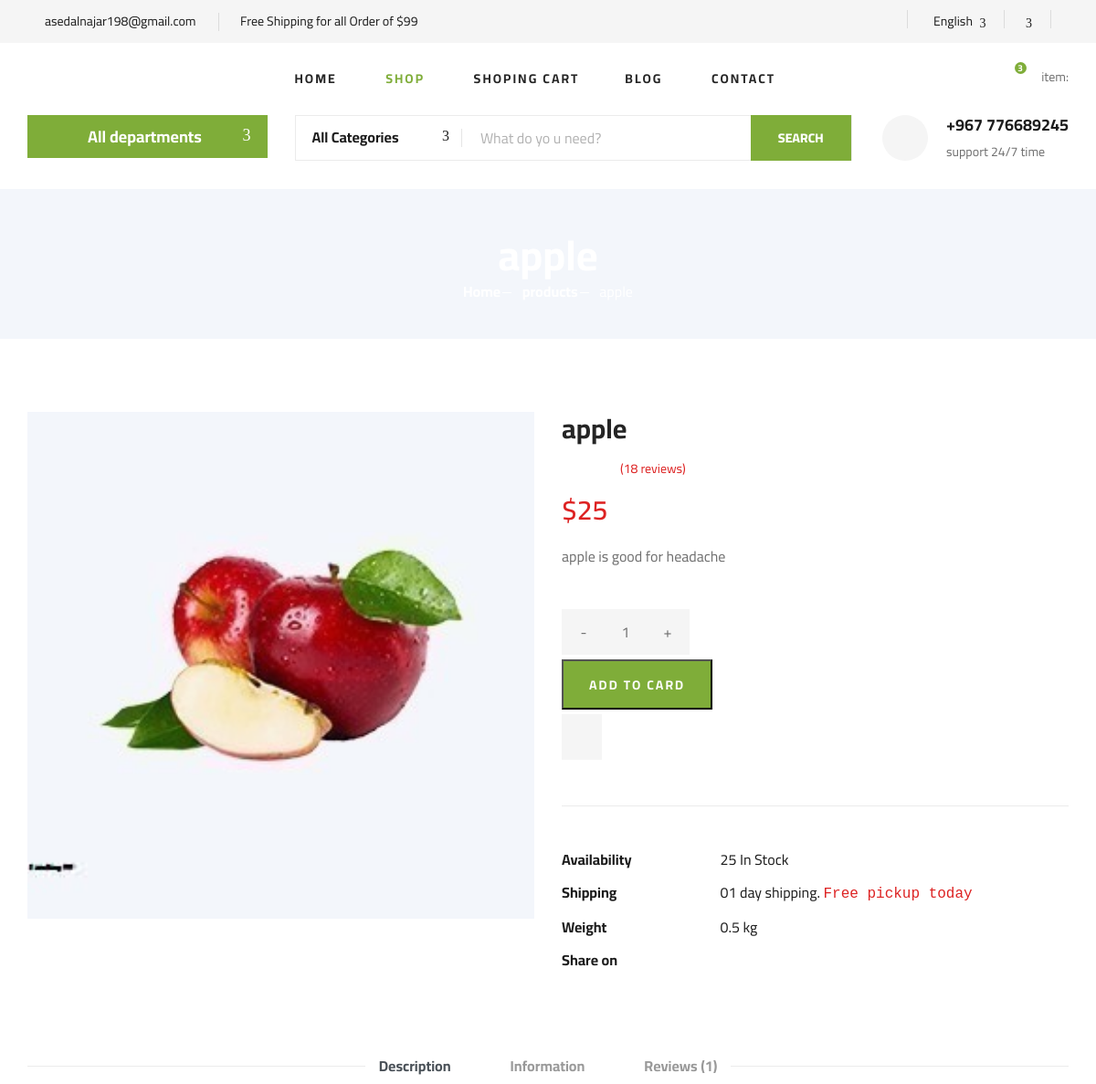
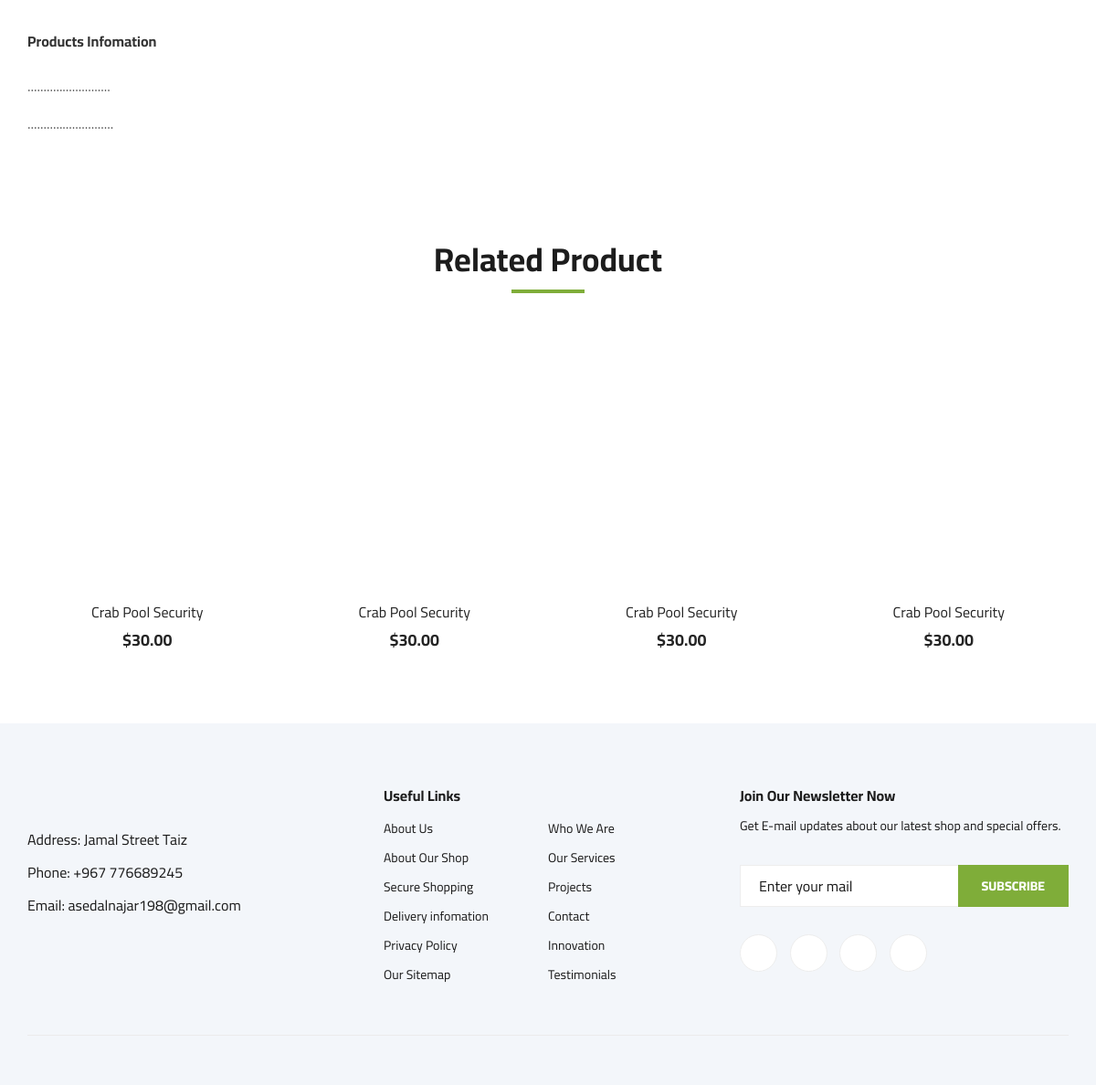
The app's page /shop-details.php?product=apple (signed in) with its own data (2 pictures, top to bottom).
### tables this page shows
CREATE TABLE `product` (
  `product_id` double NOT NULL,
  `product_name` varchar(150) NOT NULL,
  `product_price` int(11) NOT NULL,
  `image_file_name` varchar(300) NOT NULL,
  `disease` varchar(100) NOT NULL,
  `category_id` int(11) NOT NULL,
  `quantity` int(11) DEFAULT NULL
);

### shop-details.php (the view, shortened to what this page needs)
<?php include "lib/functions.php";
$pdo = get_connection();
?>
<?php include "./template/top.php"; ?>
<body>
        <div class="container">
            <div class="row">
                <div class="col-lg-3">
                    <div class="header__logo">
                    </div>
                </div>
                <div class="col-lg-6">
                    <nav class="header__menu">
                        <ul>
                            <li><a href="./index.php">Home</a></li>
                            <li class="active"><a href="./shop-grid.php">Shop</a></li>
                            <li><a href="./shoping-cart.php">Shoping Cart</a>
                            <li><a href="./blog.php">Blog</a></li>
                            <li><a href="./contact.php">Contact</a></li>
                        </ul>
                    </nav>
                </div>
                <div class="col-lg-3">
                    <div class="header__cart">
                        <ul>
                            <li><a href="shoping-cart.php"><i class="fa fa-shopping-bag"></i> <span>3</span></a></li>
                        </ul>
                        <div class="header__cart__price">item: <span></span></div>
                    </div>
                </div>
            </div>
        </div>
    </header>
    <section class="hero hero-normal">
        <div class="container">
            <div class="row">
                <div class="col-lg-3">
                    <div class="hero__categories">
                        <div class="hero__categories__all">
                            <i class="fa fa-bars"></i>
                            <span>All departments</span>
                        </div>
                    </div>
                </div>
                <div class="col-lg-9">
                    <div class="hero__search">
                        <div class="hero__search__form">
                            <form action="#">
                                <div class="hero__search__categories">
                                    All Categories
                                    <span class="arrow_carrot-down"></span>
                                </div>
                                <input type="text" placeholder="What do yo u need?">
                                <button type="submit" class="site-btn">SEARCH</button>
                            </form>
                        </div>
                        <div class="hero__search__phone">
                            <div class="hero__search__phone__icon">
                                <i class="fa fa-phone"></i>
                            </div>
                            <div class="hero__search__phone__text">
                                <h5>+967 776689245</h5>
                                <span>support 24/7 time</span>
                            </div>
                        </div>
                    </div>
                </div>
            </div>
        </div>
    </section>
        <?php
        $res=$pdo->prepare("SELECT * FROM product where product_name =?");
        $res->execute([$_SESSION["product_name"]]);
        while($row = $res->fetch()){
        $loc="../admin_portal/admin/"
        ?>
    <section class="breadcrumb-section set-bg" data-setbg="<?php echo $loc.$row["image_file_name"]; ?>">
        <div class="container">
            <div class="row">
                <div class="col-lg-12 text-center">
                    <div class="breadcrumb__text">
                        <h2><?php echo $row["product_name"]; ?></h2>
                        <div class="breadcrumb__option">
                            <a href="./index.php">Home</a>
                            <a href="./shop-grid.php">products</a>
                            <span><?php echo $row["product_name"]; ?></span>
                        </div>
                    </div>
                </div>
            </div>
        </div>
    </section>
    <section class="product-details spad">
        <div class="container">
            <div class="row">
                <div class="col-lg-6 col-md-6">
                    <div class="product__details__pic">
                        <div class="product__details__pic__item">
                            <img class="product__details__pic__item--large"
                                src="<?php echo $loc.$row["image_file_name"]; ?>" alt="">
                        </div>
                        <div class="product__details__pic__slider owl-carousel">
                        </div>
                    </div>
                </div>
                <div class="col-lg-6 col-md-6">
                    <div class="product__details__text">
                        <h3><?php echo $row["product_name"]; ?></h3>
                        <div class="product__details__rating">
                            <i class="fa fa-star"></i>
                            <i class="fa fa-star"></i>
                            <i class="fa fa-star"></i>
                            <i class="fa fa-star"></i>
                            <i class="fa fa-star-half-o"></i>
                            <span>(18 reviews)</span>
                        </div>
                        <div class="product__details__price">$<?php echo $row["product_price"]; ?></div>
                        <p><?php echo $row["product_name"]; ?> is good for <?php echo $row["disease"]; ?></p>
                        <div class="product__details__quantity">
                            <div class="quantity">
                                <div class="pro-qty">
                                    <input type="text" value="1">
                                </div>
                            </div>
                        </div>
                        <form method="post" action="">
                        <button name="add_to_cart" class="primary-btn">ADD TO CARD</button>
                        </form>
                        <a href="#" class="heart-icon"><span class="icon_heart_alt"></span></a>
                        <ul>
                            <li><b>Availability</b> <span><?php echo $row["quantity"]; ?> In Stock</span></li>
                            <li><b>Shipping</b> <span>01 day shipping. <samp>Free pickup today</samp></span></li>
                            <li><b>Weight</b> <span>0.5 kg</span></li>
                            <li><b>Share on</b>
                                <div class="share">
                                    <a href="#"><i class="fa fa-facebook"></i></a>
                                    <a href="#"><i class="fa fa-twitter"></i></a>
                                    <a href="#"><i class="fa fa-instagram"></i></a>
                                    <a href="#"><i class="fa fa-pinterest"></i></a>
                                </div>
                            </li>
                        </ul>
                    </div>
                </div>
                <?php  } ?>
                <div class="col-lg-12">
                    <div class="product__details__tab">
                        <ul class="nav nav-tabs" role="tablist">
                            <li class="nav-item">
                                <a class="nav-link active" data-toggle="tab" href="#tabs-1" role="tab"
                                    aria-selected="true">Description</a>
                            </li>
                            <li class="nav-item">
                                <a class="nav-link" data-toggle="tab" href="#tabs-2" role="tab"
                                    aria-selected="false">Information</a>
                            </li>
                            <li class="nav-item">
                                <a class="nav-link" data-toggle="tab" href="#tabs-3" role="tab"
                                    aria-selected="false">Reviews <span>(1)</span></a>
                            </li>
                        </ul>
                        <div class="tab-content">
                            <div class="tab-pane active" id="tabs-1" role="tabpanel">
                                <div class="product__details__tab__desc">
                                    <h6>Products Infomation</h6>
                                    <p>..........................</p>
                                        <p>...........................</p>
                                </div>
                            </div>
                        </div>
                    </div>
                </div>
            </div>
        </div>
    </section>
    <section class="related-product">
        <div class="container">
            <div class="row">
                <div class="col-lg-12">
                    <div class="section-title related__product__title">
                        <h2>Related Product</h2>
                    </div>
                </div>
            </div>
            <div class="row">
                <div class="col-lg-3 col-md-4 col-sm-6">
                    <div class="product__item">
                        <div class="product__item__pic set-bg" data-setbg="img/product/product-1.jpg">
                        </div>
                        <div class="product__item__text">
                            <h6><a href="#">Crab Pool Security</a></h6>
                            <h5>$30.00</h5>
                        </div>
                    </div>
                </div>
                <div class="col-lg-3 col-md-4 col-sm-6">
                    <div class="product__item">
                        <div class="product__item__pic set-bg" data-setbg="img/product/product-2.jpg">
                        </div>
                        <div class="product__item__text">
                            <h6><a href="#">Crab Pool Security</a></h6>
                            <h5>$30.00</h5>
                        </div>
                    </div>
                </div>
                <div class="col-lg-3 col-md-4 col-sm-6">
                    <div class="product__item">
                        <div class="product__item__pic set-bg" data-setbg="img/product/product-3.jpg">
                        </div>
                        <div class="product__item__text">
                            <h6><a href="#">Crab Pool Security</a></h6>
                            <h5>$30.00</h5>
                        </div>
                    </div>
                </div>
                <div class="col-lg-3 col-md-4 col-sm-6">
                    <div class="product__item">
                        <div class="product__item__pic set-bg" data-setbg="img/product/product-7.jpg">
                        </div>
                        <div class="product__item__text">
                            <h6><a href="#">Crab Pool Security</a></h6>
                            <h5>$30.00</h5>
                        </div>
                    </div>
                </div>
            </div>
        </div>
    </section>
	<?php include_once("./template/footer.php"); ?>
</body>
</html>

### template/top.php (shortened to what this page needs)
<!DOCTYPE html>
<html lang="zxx">
<head>
    <link rel="stylesheet" href="css/bootstrap.min.css" type="text/css">
    <link rel="stylesheet" href="css/font-awesome.min.css" type="text/css">
    <link rel="stylesheet" href="css/elegant-icons.css" type="text/css">
    <link rel="stylesheet" href="css/nice-select.css" type="text/css">
    <link rel="stylesheet" href="css/jquery-ui.min.css" type="text/css">
    <link rel="stylesheet" href="css/owl.carousel.min.css" type="text/css">
    <link rel="stylesheet" href="css/slicknav.min.css" type="text/css">
    <link rel="stylesheet" href="css/style.css" type="text/css">
</head>
<body>
    <header class="header">
        <div class="header__top">
            <div class="container">
                <div class="row">
                    <div class="col-lg-6 col-md-6">
                        <div class="header__top__left">
                            <ul>
                                <li><i class="fa fa-envelope"></i> asedalnajar198@gmail.com</li>
                                <li>Free Shipping for all Order of $99</li>
                            </ul>
                        </div>
                    </div>
                    <div class="col-lg-6 col-md-6">
                        <div class="header__top__right">
                            <div class="header__top__right__social">
                                <a href="#"><i class="fa fa-facebook"></i></a>
                                <a href="#"><i class="fa fa-twitter"></i></a>
                                <a href="#"><i class="fa fa-linkedin"></i></a>
                                <a href="#"><i class="fa fa-pinterest-p"></i></a>
                            </div>
                            <div class="header__top__right__language">
                                <div>English</div>
                                <span class="arrow_carrot-down"></span>
                            </div>
							<div class="header__top__right__language">
                            <span class="arrow_carrot-down"></span>
							</div>
                        </div>
                    </div>
                </div>
            </div>
        </div>

### template/footer.php (shortened to what this page needs)
<footer class="footer spad">
    <div class="container">
        <div class="row">
            <div class="col-lg-3 col-md-6 col-sm-6">
                <div class="footer__about">
                    <div class="footer__about__logo">
                    </div>
                    <ul>
                        <li>Address: Jamal Street Taiz</li>
                        <li>Phone: +967 776689245</li>
                        <li>Email: asedalnajar198@gmail.com</li>
                    </ul>
                </div>
            </div>
            <div class="col-lg-4 col-md-6 col-sm-6 offset-lg-1">
                <div class="footer__widget">
                    <h6>Useful Links</h6>
                    <ul>
                        <li><a href="#">About Us</a></li>
                        <li><a href="#">About Our Shop</a></li>
                        <li><a href="#">Secure Shopping</a></li>
                        <li><a href="#">Delivery infomation</a></li>
                        <li><a href="#">Privacy Policy</a></li>
                        <li><a href="#">Our Sitemap</a></li>
                    </ul>
                    <ul>
                        <li><a href="#">Who We Are</a></li>
                        <li><a href="#">Our Services</a></li>
                        <li><a href="#">Projects</a></li>
                        <li><a href="#">Contact</a></li>
                        <li><a href="#">Innovation</a></li>
                        <li><a href="#">Testimonials</a></li>
                    </ul>
                </div>
            </div>
            <div class="col-lg-4 col-md-12">
                <div class="footer__widget">
                    <h6>Join Our Newsletter Now</h6>
                    <p>Get E-mail updates about our latest shop and special offers.</p>
                    <form action="#">
                        <input type="text" placeholder="Enter your mail">
                        <button type="submit" class="site-btn">Subscribe</button>
                    </form>
                    <div class="footer__widget__social">
                        <a href="#"><i class="fa fa-facebook"></i></a>
                        <a href="#"><i class="fa fa-instagram"></i></a>
                        <a href="#"><i class="fa fa-twitter"></i></a>
                        <a href="#"><i class="fa fa-pinterest"></i></a>
                    </div>
                </div>
            </div>
        </div>
        <div class="row">
            <div class="col-lg-12">
                <div class="footer__copyright">
                </div>
            </div>
        </div>
    </div>
</footer>

### records on screen
product: image_file_name (picture), product_name "apple", product_price "25", disease "headache", quantity "25"
